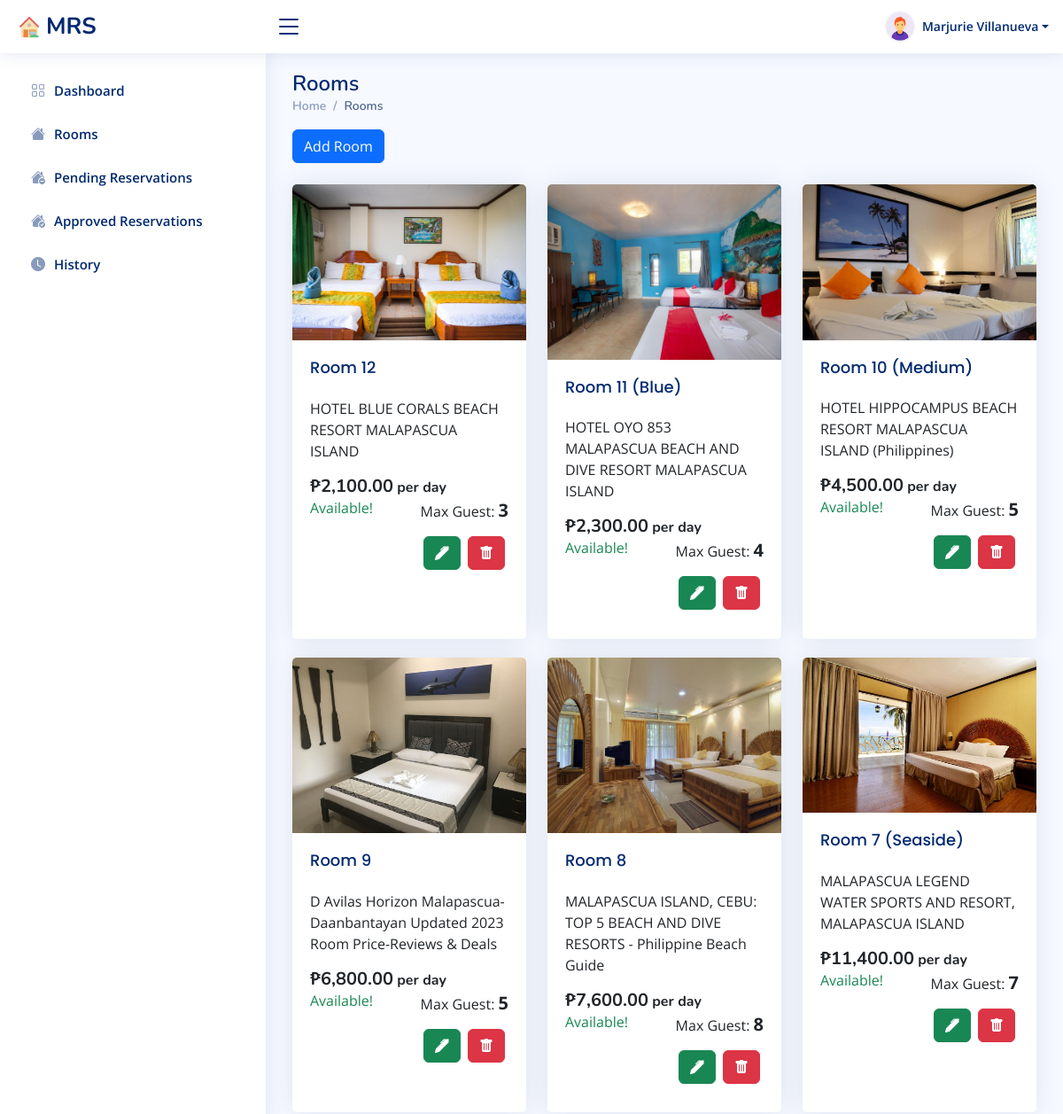
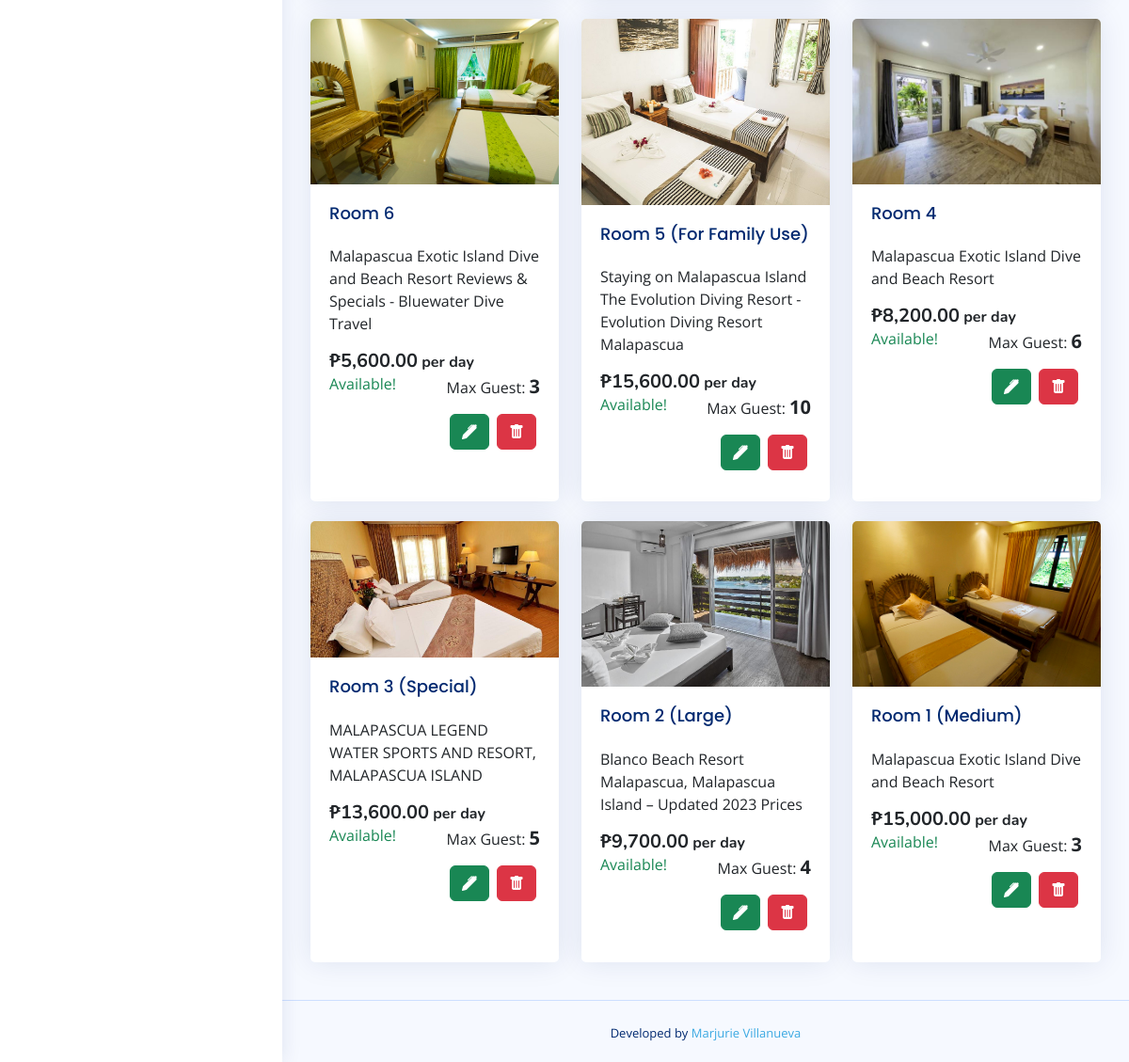
/rooms.php (signed in), run on the app's committed database (2 pictures, top to bottom).
### tables this page shows
CREATE TABLE `rooms` (
  `id` int(11) NOT NULL,
  `room` varchar(255) NOT NULL,
  `description` varchar(255) NOT NULL,
  `price` decimal(10,2) NOT NULL,
  `status` int(11) NOT NULL,
  `maxguest` int(11) NOT NULL,
  `picture` varchar(255) NOT NULL,
  `checkout` date DEFAULT NULL,
  `created_at` timestamp NULL DEFAULT current_timestamp(),
  `updated_at` timestamp NOT NULL DEFAULT current_timestamp()
);

### backend/server-config.php (called while the page is built, shortened)
<?php
class Database {
    public function conn() {
        $servername = "127.0.0.1";
        $username = "root";
        $password = "";
        $database = "ccsit_mvillanueva";
        return new mysqli($servername, $username, $password, $database);
    }
}
?>

### rooms.php (the view, shortened to what this page needs)
<?php
include('components/header.php');
include ($_SERVER['DOCUMENT_ROOT'].'/mrs/backend/server-config.php');
include('navbar.php');
include('sidebar.php');
?>
<main id="main" class="main">
    <div class="pagetitle">
      <h1>Rooms</h1>
      <nav>
        <ol class="breadcrumb">
          <li class="breadcrumb-item"><a href="dashboard">Home</a></li>
          <li class="breadcrumb-item active">Rooms</li>
        </ol>
      </nav>
    </div>
    <section class="section dashboard">
      <div class="row">
      <div class="col-lg-12">
              <button type="button" class="btn btn-primary mb-4" data-bs-toggle="modal" data-bs-target="#modalDialogScrollable">
                Add Room
              </button>
      </div>
      <?php
      $objDB = new Database;
      $room = "SELECT * FROM rooms ORDER BY created_at DESC";
      $query = $objDB->conn()->query($room);
      if($query->num_rows > 0) {
      while($row = $query->fetch_array()) {
      ?>
     <div class="col-lg-4 col-md-4">
          <div class="card" style="height: 96%;">
            <img src="assets/images/<?php echo $row['picture'] ?>" class="card-img-top" alt="...">
            <div class="card-body">
              <h5 class="card-title"><?php echo $row['room'] ?></h5>
              <p class="card-text"><?php echo $row['description'] ?></p>
              <h5 class="card-text fw-bold d-inline">₱<?php echo number_format($row['price'], 2); ?><span class="fs-6"> per day</span></h5>
              <span class="float-end">Max Guest: <span class="fs-5 fw-bold"><?php echo $row['maxguest'] ?></span></span>
              <?php if($row['status'] == 1) {?>
                      <p class="text-success">Available!</p>
              <?php } ?>
              <form action="web/route.php" method="POST" class="d-inline">
                <button type="submit" name="deleteroom" class="btn btn-danger text-white float-end m-1"><i class="bi bi-trash-fill"></i></button>
              </form>
              <a href="edit-room?roomid=<?php echo $_GET['roomid']; ?>" class="btn btn-success text-white float-end m-1"><i class="bi bi-pen-fill"></i></a>
            </div>
      </div>
      </div>
        <?php } } ?>
      </div>
    </section>
</main>
<footer id="footer" class="footer">
    <div class="credits">
      Developed by <a href="https://www.facebook.com/profile.php?id=100070194702425">Marjurie Villanueva</a>
    </div>
  </footer>
</body>
</html>

### css/guest.css (style rules this page uses)
body { background-image: url("https://rare-gallery.com/uploads/posts/749938-Tropics-Coast-Shells-Sky-Palms-Beach-Sand.jpg"); background-repeat: no-repeat; background-size: cover; font-size: 1.6rem; font-family: "Open Sans", sans-serif; color: #2b3e51; }
p { position: relative; }
a, a:link, a:visited, a:active { color: #3ca9e2; -webkit-transition: all 0.2s ease; transition: all 0.2s ease; }

### assets/css/style.css (style rules this page uses)
:root { scroll-behavior: smooth; }
body { font-family: "Open Sans", sans-serif; background: #f6f9ff; color: #444444; }
a { color: #4154f1; text-decoration: none; }
h1, h2, h3, h4, h5, h6 { font-family: "Nunito", sans-serif; }
#main { margin-top: 60px; padding: 20px 30px; transition: all 0.3s; }
.pagetitle { margin-bottom: 10px; }
.pagetitle h1 { font-size: 24px; margin-bottom: 0; font-weight: 600; color: #012970; }
.card { margin-bottom: 30px; border: none; border-radius: 5px; box-shadow: 0px 0 30px rgba(1, 41, 112, 0.1); }
.card-title { padding: 20px 0 15px 0; font-size: 18px; font-weight: 500; color: #012970; font-family: "Poppins", sans-serif; }
.card-body { padding: 0 20px 20px 20px; }
.breadcrumb { font-size: 14px; font-family: "Nunito", sans-serif; color: #899bbd; font-weight: 600; }
.breadcrumb a { color: #899bbd; transition: 0.3s; }
.breadcrumb .breadcrumb-item::before { color: #899bbd; }
.breadcrumb .active { color: #51678f; font-weight: 600; }
@media (min-width: 1200px) { #main, #footer { margin-left: 300px; } }
.footer { padding: 20px 0; font-size: 14px; transition: all 0.3s; border-top: 1px solid #cddfff; }
.footer .credits { padding-top: 5px; text-align: center; font-size: 13px; color: #012970; }

### navbar.php (style rules this page uses)
body { background-image: none; }

### data on the page
rooms: picture (picture), room "Room 12", description "HOTEL BLUE CORALS BEACH RESORT MALAPASCUA ISLAND", price "2,100.00", maxguest "3", status "Available!"
rooms: picture (picture), room "Room 11 (Blue)", description "HOTEL OYO 853 MALAPASCUA BEACH AND DIVE RESORT MALAPASCUA ISLAND", price "2,300.00", maxguest "4", status "Available!"
rooms: picture (picture), room "Room 10 (Medium)", description "HOTEL HIPPOCAMPUS BEACH RESORT MALAPASCUA ISLAND (Philippines)", price "4,500.00", maxguest "5", status "Available!"
rooms: picture (picture), room "Room 9", description "D Avilas Horizon Malapascua-Daanbantayan Updated 2023 Room Price-Reviews & Deals", price "6,800.00", maxguest "5", status "Available!"
rooms: picture (picture), room "Room 8", description "MALAPASCUA ISLAND, CEBU: TOP 5 BEACH AND DIVE RESORTS - Philippine Beach Guide", price "7,600.00", maxguest "8", status "Available!"
rooms: picture (picture), room "Room 7 (Seaside)", description "MALAPASCUA LEGEND WATER SPORTS AND RESORT, MALAPASCUA ISLAND", price "11,400.00", maxguest "7", status "Available!"
rooms: picture (picture), room "Room 6", description "Malapascua Exotic Island Dive and Beach Resort Reviews & Specials - Bluewater Dive Travel", price "5,600.00", maxguest "3", status "Available!"
rooms: picture (picture), room "Room 5 (For Family Use)", description "Staying on Malapascua Island The Evolution Diving Resort - Evolution Diving Resort Malapascua", price "15,600.00", maxguest "10", status "Available!"
rooms: picture (picture), room "Room 4", description "Malapascua Exotic Island Dive and Beach Resort", price "8,200.00", maxguest "6", status "Available!"
rooms: picture (picture), room "Room 3 (Special)", description "MALAPASCUA LEGEND WATER SPORTS AND RESORT, MALAPASCUA ISLAND", price "13,600.00", maxguest "5", status "Available!"
rooms: picture (picture), room "Room 2 (Large)", description "Blanco Beach Resort Malapascua, Malapascua Island – Updated 2023 Prices", price "9,700.00", maxguest "4", status "Available!"
rooms: picture (picture), room "Room 1 (Medium)", description "Malapascua Exotic Island Dive and Beach Resort", price "15,000.00", maxguest "3", status "Available!"

### other printed values
$_SESSION['name'] "Marjurie Villanueva"
